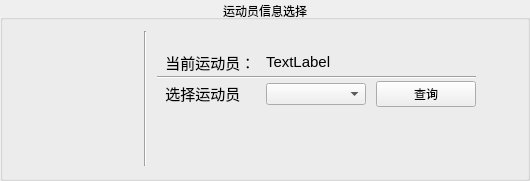
         <widget class="QGroupBox" name="pInfo">
          <property name="maximumSize">
           <size>
            <width>16777215</width>
            <height>240</height>
           </size>
          </property>
          <property name="title">
           <string>运动员信息选择</string>
          </property>
          <property name="alignment">
           <set>Qt::AlignCenter</set>
          </property>
          <layout class="QGridLayout" name="gridLayout_8">
           <item row="0" column="0">
            <layout class="QHBoxLayout" name="horizontalLayout" stretch="2,1,6">
             <property name="spacing">
              <number>10</number>
             </property>
             <item>
              <widget class="QLabel" name="label_p">
               <property name="minimumSize">
                <size>
                 <width>120</width>
                 <height>0</height>
                </size>
               </property>
               <property name="maximumSize">
                <size>
                 <width>160</width>
                 <height>16777215</height>
                </size>
               </property>
               <property name="text">
                <string/>
               </property>
              </widget>
             </item>
             <item>
              <widget class="Line" name="line">
               <property name="maximumSize">
                <size>
                 <width>16777215</width>
                 <height>135</height>
                </size>
               </property>
               <property name="orientation">
                <enum>Qt::Vertical</enum>
               </property>
              </widget>
             </item>
             <item>
              <layout class="QGridLayout" name="gridLayout_2" rowstretch="5,1,5" columnstretch="1,2,2">
               <property name="topMargin">
                <number>20</number>
               </property>
               <property name="bottomMargin">
                <number>60</number>
               </property>
               <property name="horizontalSpacing">
                <number>10</number>
               </property>
               <property name="verticalSpacing">
                <number>2</number>
               </property>
               <item row="2" column="1">
                <widget class="QComboBox" name="combo_p">
                 <property name="minimumSize">
                  <size>
                   <width>100</width>
                   <height>0</height>
                  </size>
                 </property>
                </widget>
               </item>
               <item row="0" column="2">
                <spacer name="horizontalSpacer">
                 <property name="orientation">
                  <enum>Qt::Horizontal</enum>
                 </property>
                 <property name="sizeHint" stdset="0">
                  <size>
                   <width>40</width>
                   <height>20</height>
                  </size>
                 </property>
                </spacer>
               </item>
               <item row="2" column="2">
                <widget class="QPushButton" name="query">
                 <property name="minimumSize">
                  <size>
                   <width>100</width>
                   <height>0</height>
                  </size>
                 </property>
                 <property name="maximumSize">
                  <size>
                   <width>1677215</width>
                   <height>16777215</height>
                  </size>
                 </property>
                 <property name="text">
                  <string>查询</string>
                 </property>
                </widget>
               </item>
               <item row="0" column="1">
                <widget class="QLabel" name="label">
                 <property name="sizePolicy">
                  <sizepolicy hsizetype="Preferred" vsizetype="Fixed">
                   <horstretch>0</horstretch>
                   <verstretch>0</verstretch>
                  </sizepolicy>
                 </property>
                 <property name="font">
                  <font>
                   <family>Microsoft YaHei UI</family>
                   <pointsize>11</pointsize>
                  </font>
                 </property>
                 <property name="text">
                  <string>TextLabel</string>
                 </property>
                </widget>
               </item>
               <item row="0" column="0">
                <widget class="QLabel" name="label_3">
                 <property name="font">
                  <font>
                   <family>Microsoft YaHei UI</family>
                   <pointsize>11</pointsize>
                  </font>
                 </property>
                 <property name="text">
                  <string>  当前运动员：</string>
                 </property>
                </widget>
               </item>
               <item row="2" column="0">
                <widget class="QLabel" name="label_1">
                 <property name="sizePolicy">
                  <sizepolicy hsizetype="Preferred" vsizetype="Fixed">
                   <horstretch>0</horstretch>
                   <verstretch>0</verstretch>
                  </sizepolicy>
                 </property>
                 <property name="maximumSize">
                  <size>
                   <width>16777215</width>
                   <height>16777215</height>
                  </size>
                 </property>
                 <property name="font">
                  <font>
                   <family>Microsoft YaHei UI</family>
                   <pointsize>11</pointsize>
                  </font>
                 </property>
                 <property name="text">
                  <string>  选择运动员</string>
                 </property>
                 <property name="alignment">
                  <set>Qt::AlignLeading|Qt::AlignLeft|Qt::AlignVCenter</set>
                 </property>
                </widget>
               </item>
               <item row="1" column="0" colspan="3">
                <widget class="Line" name="line_2">
                 <property name="sizePolicy">
                  <sizepolicy hsizetype="Minimum" vsizetype="Preferred">
                   <horstretch>0</horstretch>
                   <verstretch>0</verstretch>
                  </sizepolicy>
                 </property>
                 <property name="orientation">
                  <enum>Qt::Horizontal</enum>
                 </property>
                </widget>
               </item>
              </layout>
             </item>
            </layout>
           </item>
           <item row="0" column="1">
            <spacer name="horizontalSpacer_6">
             <property name="orientation">
              <enum>Qt::Horizontal</enum>
             </property>
             <property name="sizeHint" stdset="0">
              <size>
               <width>40</width>
               <height>20</height>
              </size>
             </property>
            </spacer>
           </item>
          </layout>
         </widget>
